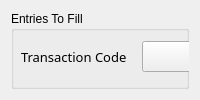
       <widget class="QWidget" name="CustomerTransact_Window">
        <attribute name="title">
         <string>Customer Receipt</string>
        </attribute>
        <layout class="QVBoxLayout" name="verticalLayout_8">
         <item>
          <widget class="QGroupBox" name="groupBox_23">
           <property name="sizePolicy">
            <sizepolicy hsizetype="Preferred" vsizetype="Preferred">
             <horstretch>0</horstretch>
             <verstretch>0</verstretch>
            </sizepolicy>
           </property>
           <property name="title">
            <string>Entries To Fill</string>
           </property>
           <widget class="QGroupBox" name="groupBox_24">
            <property name="geometry">
             <rect>
              <x>10</x>
              <y>240</y>
              <width>751</width>
              <height>181</height>
             </rect>
            </property>
            <property name="sizePolicy">
             <sizepolicy hsizetype="MinimumExpanding" vsizetype="Ignored">
              <horstretch>0</horstretch>
              <verstretch>0</verstretch>
             </sizepolicy>
            </property>
            <property name="title">
             <string>Pre-requisites For Modifying / Adding Data</string>
            </property>
            <widget class="QGroupBox" name="groupBox_25">
             <property name="geometry">
              <rect>
               <x>10</x>
               <y>20</y>
               <width>361</width>
               <height>151</height>
              </rect>
             </property>
             <property name="title">
              <string>For Adding / Inserting Data</string>
             </property>
             <widget class="QLabel" name="label_51">
              <property name="geometry">
               <rect>
                <x>20</x>
                <y>30</y>
                <width>251</width>
                <height>16</height>
               </rect>
              </property>
              <property name="text">
               <string>- All Fields Are Required.</string>
              </property>
             </widget>
             <widget class="QLabel" name="label_55">
              <property name="geometry">
               <rect>
                <x>20</x>
                <y>60</y>
                <width>251</width>
                <height>16</height>
               </rect>
              </property>
              <property name="text">
               <string>- Passwords Must Match.</string>
              </property>
             </widget>
            </widget>
            <widget class="QGroupBox" name="groupBox_26">
             <property name="geometry">
              <rect>
               <x>380</x>
               <y>20</y>
               <width>361</width>
               <height>151</height>
              </rect>
             </property>
             <property name="title">
              <string>For Editing / Modifying Data</string>
             </property>
             <widget class="QLabel" name="label_56">
              <property name="geometry">
               <rect>
                <x>20</x>
                <y>30</y>
                <width>331</width>
                <height>31</height>
               </rect>
              </property>
              <property name="text">
               <string>- Fields That Don't Require Changes Must 
Be Left Blank</string>
              </property>
             </widget>
             <widget class="QLabel" name="label_57">
              <property name="geometry">
               <rect>
                <x>20</x>
                <y>80</y>
                <width>331</width>
                <height>41</height>
               </rect>
              </property>
              <property name="text">
               <string>- Password Must Be Entered without 
Filling Confirm Password to Apply Changes</string>
              </property>
             </widget>
            </widget>
           </widget>
           <widget class="QWidget" name="layoutWidget_10">
            <property name="geometry">
             <rect>
              <x>10</x>
              <y>30</y>
              <width>751</width>
              <height>31</height>
             </rect>
            </property>
            <layout class="QHBoxLayout" name="horizontalLayout_23">
             <property name="spacing">
              <number>15</number>
             </property>
             <item>
              <widget class="QLabel" name="label_60">
               <property name="sizePolicy">
                <sizepolicy hsizetype="Fixed" vsizetype="Preferred">
                 <horstretch>0</horstretch>
                 <verstretch>0</verstretch>
                </sizepolicy>
               </property>
               <property name="font">
                <font>
                 <family>Roboto Mono</family>
                 <pointsize>10</pointsize>
                </font>
               </property>
               <property name="text">
                <string>Transaction Code</string>
               </property>
              </widget>
             </item>
             <item>
              <widget class="QComboBox" name="CustREntry_TrC">
               <property name="sizePolicy">
                <sizepolicy hsizetype="MinimumExpanding" vsizetype="Ignored">
                 <horstretch>0</horstretch>
                 <verstretch>0</verstretch>
                </sizepolicy>
               </property>
              </widget>
             </item>
             <item>
              <widget class="QLabel" name="label_61">
               <property name="sizePolicy">
                <sizepolicy hsizetype="Fixed" vsizetype="Preferred">
                 <horstretch>0</horstretch>
                 <verstretch>0</verstretch>
                </sizepolicy>
               </property>
               <property name="font">
                <font>
                 <family>Roboto Mono</family>
                 <pointsize>10</pointsize>
                </font>
               </property>
               <property name="text">
                <string>Total Cost</string>
               </property>
              </widget>
             </item>
             <item>
              <widget class="QLineEdit" name="CustREntry_TC">
               <property name="sizePolicy">
                <sizepolicy hsizetype="Minimum" vsizetype="Ignored">
                 <horstretch>0</horstretch>
                 <verstretch>0</verstretch>
                </sizepolicy>
               </property>
               <property name="font">
                <font>
                 <family>Roboto Mono</family>
                 <pointsize>10</pointsize>
                </font>
               </property>
               <property name="placeholderText">
                <string>Required To Fill...</string>
               </property>
               <property name="clearButtonEnabled">
                <bool>true</bool>
               </property>
              </widget>
             </item>
            </layout>
           </widget>
           <widget class="QWidget" name="layoutWidget_12">
            <property name="geometry">
             <rect>
              <x>10</x>
              <y>80</y>
              <width>751</width>
              <height>31</height>
             </rect>
            </property>
            <layout class="QHBoxLayout" name="horizontalLayout_25">
             <property name="spacing">
              <number>15</number>
             </property>
             <item>
              <widget class="QLabel" name="label_63">
               <property name="sizePolicy">
                <sizepolicy hsizetype="Fixed" vsizetype="Preferred">
                 <horstretch>0</horstretch>
                 <verstretch>0</verstretch>
                </sizepolicy>
               </property>
               <property name="font">
                <font>
                 <family>Roboto Mono</family>
                 <pointsize>10</pointsize>
                </font>
               </property>
               <property name="text">
                <string>VATable Cost</string>
               </property>
              </widget>
             </item>
             <item>
              <widget class="QLineEdit" name="CustREntry_VC">
               <property name="sizePolicy">
                <sizepolicy hsizetype="Minimum" vsizetype="Ignored">
                 <horstretch>0</horstretch>
                 <verstretch>0</verstretch>
                </sizepolicy>
               </property>
               <property name="font">
                <font>
                 <family>Roboto Mono</family>
                 <pointsize>10</pointsize>
                </font>
               </property>
               <property name="placeholderText">
                <string>Required To Fill...</string>
               </property>
               <property name="clearButtonEnabled">
                <bool>true</bool>
               </property>
              </widget>
             </item>
             <item>
              <widget class="QLabel" name="label_64">
               <property name="sizePolicy">
                <sizepolicy hsizetype="Fixed" vsizetype="Preferred">
                 <horstretch>0</horstretch>
                 <verstretch>0</verstretch>
                </sizepolicy>
               </property>
               <property name="font">
                <font>
                 <family>Roboto Mono</family>
                 <pointsize>10</pointsize>
                </font>
               </property>
               <property name="text">
                <string>VATable Exempt</string>
               </property>
              </widget>
             </item>
             <item>
              <widget class="QLineEdit" name="CustREntry_VE">
               <property name="sizePolicy">
                <sizepolicy hsizetype="Minimum" vsizetype="Ignored">
                 <horstretch>0</horstretch>
                 <verstretch>0</verstretch>
                </sizepolicy>
               </property>
               <property name="font">
                <font>
                 <family>Roboto Mono</family>
                 <pointsize>10</pointsize>
                </font>
               </property>
               <property name="placeholderText">
                <string>Required To Fill...</string>
               </property>
               <property name="clearButtonEnabled">
                <bool>true</bool>
               </property>
              </widget>
             </item>
            </layout>
           </widget>
           <widget class="QWidget" name="layoutWidget_13">
            <property name="geometry">
             <rect>
              <x>10</x>
              <y>130</y>
              <width>751</width>
              <height>31</height>
             </rect>
            </property>
            <layout class="QHBoxLayout" name="horizontalLayout_26">
             <property name="spacing">
              <number>15</number>
             </property>
             <item>
              <widget class="QLabel" name="label_65">
               <property name="sizePolicy">
                <sizepolicy hsizetype="Fixed" vsizetype="Preferred">
                 <horstretch>0</horstretch>
                 <verstretch>0</verstretch>
                </sizepolicy>
               </property>
               <property name="font">
                <font>
                 <family>Roboto Mono</family>
                 <pointsize>10</pointsize>
                </font>
               </property>
               <property name="text">
                <string>Zero Rated</string>
               </property>
              </widget>
             </item>
             <item>
              <widget class="QLineEdit" name="CustREntry_ZR">
               <property name="sizePolicy">
                <sizepolicy hsizetype="Minimum" vsizetype="Ignored">
                 <horstretch>0</horstretch>
                 <verstretch>0</verstretch>
                </sizepolicy>
               </property>
               <property name="font">
                <font>
                 <family>Roboto Mono</family>
                 <pointsize>10</pointsize>
                </font>
               </property>
               <property name="placeholderText">
                <string>Required To Fill...</string>
               </property>
               <property name="clearButtonEnabled">
                <bool>true</bool>
               </property>
              </widget>
             </item>
             <item>
              <widget class="QLabel" name="label_69">
               <property name="sizePolicy">
                <sizepolicy hsizetype="Fixed" vsizetype="Preferred">
                 <horstretch>0</horstretch>
                 <verstretch>0</verstretch>
                </sizepolicy>
               </property>
               <property name="font">
                <font>
                 <family>Roboto Mono</family>
                 <pointsize>10</pointsize>
                </font>
               </property>
               <property name="text">
                <string>Net VAT</string>
               </property>
              </widget>
             </item>
             <item>
              <widget class="QLineEdit" name="CustREntry_NV">
               <property name="sizePolicy">
                <sizepolicy hsizetype="Minimum" vsizetype="Ignored">
                 <horstretch>0</horstretch>
                 <verstretch>0</verstretch>
                </sizepolicy>
               </property>
               <property name="font">
                <font>
                 <family>Roboto Mono</family>
                 <pointsize>10</pointsize>
                </font>
               </property>
               <property name="placeholderText">
                <string>Required To Fill...</string>
               </property>
               <property name="clearButtonEnabled">
                <bool>true</bool>
               </property>
              </widget>
             </item>
            </layout>
           </widget>
           <widget class="QWidget" name="layoutWidget_14">
            <property name="geometry">
             <rect>
              <x>10</x>
              <y>180</y>
              <width>751</width>
              <height>31</height>
             </rect>
            </property>
            <layout class="QHBoxLayout" name="horizontalLayout_27">
             <property name="spacing">
              <number>15</number>
             </property>
             <item>
              <widget class="QLabel" name="label_66">
               <property name="sizePolicy">
                <sizepolicy hsizetype="Fixed" vsizetype="Preferred">
                 <horstretch>0</horstretch>
                 <verstretch>0</verstretch>
                </sizepolicy>
               </property>
               <property name="font">
                <font>
                 <family>Roboto Mono</family>
                 <pointsize>10</pointsize>
                </font>
               </property>
               <property name="text">
                <string>Vat Rate</string>
               </property>
              </widget>
             </item>
             <item>
              <widget class="QLineEdit" name="CustREntry_VR">
               <property name="sizePolicy">
                <sizepolicy hsizetype="Minimum" vsizetype="Ignored">
                 <horstretch>0</horstretch>
                 <verstretch>0</verstretch>
                </sizepolicy>
               </property>
               <property name="font">
                <font>
                 <family>Roboto Mono</family>
                 <pointsize>10</pointsize>
                </font>
               </property>
               <property name="placeholderText">
                <string>Required To Fill...</string>
               </property>
               <property name="clearButtonEnabled">
                <bool>true</bool>
               </property>
              </widget>
             </item>
            </layout>
           </widget>
          </widget>
         </item>
        </layout>
       </widget>
